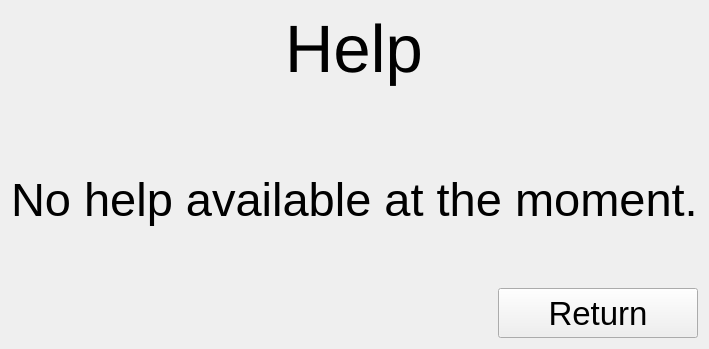
      <widget class="QWidget" name="help">
       <layout class="QVBoxLayout" name="verticalLayout_20">
        <item alignment="Qt::AlignHCenter|Qt::AlignVCenter">
         <widget class="QLabel" name="helpLabel">
          <property name="font">
           <font>
            <pointsize>50</pointsize>
            <weight>50</weight>
            <bold>false</bold>
           </font>
          </property>
          <property name="text">
           <string>Help</string>
          </property>
         </widget>
        </item>
        <item>
         <spacer name="verticalSpacer_3">
          <property name="orientation">
           <enum>Qt::Vertical</enum>
          </property>
          <property name="sizeType">
           <enum>QSizePolicy::Fixed</enum>
          </property>
          <property name="sizeHint" stdset="0">
           <size>
            <width>20</width>
            <height>80</height>
           </size>
          </property>
         </spacer>
        </item>
        <item alignment="Qt::AlignHCenter|Qt::AlignVCenter">
         <widget class="QLabel" name="helpTestLabel">
          <property name="font">
           <font>
            <pointsize>35</pointsize>
            <weight>50</weight>
            <bold>false</bold>
           </font>
          </property>
          <property name="text">
           <string>No help available at the moment.</string>
          </property>
         </widget>
        </item>
        <item>
         <layout class="QHBoxLayout" name="horizontalLayout_11">
          <item>
           <spacer name="horizontalSpacer_3">
            <property name="orientation">
             <enum>Qt::Horizontal</enum>
            </property>
            <property name="sizeType">
             <enum>QSizePolicy::Expanding</enum>
            </property>
            <property name="sizeHint" stdset="0">
             <size>
              <width>40</width>
              <height>20</height>
             </size>
            </property>
           </spacer>
          </item>
          <item>
           <widget class="QWidget" name="secretWidget" native="true">
            <property name="sizePolicy">
             <sizepolicy hsizetype="MinimumExpanding" vsizetype="MinimumExpanding">
              <horstretch>0</horstretch>
              <verstretch>0</verstretch>
             </sizepolicy>
            </property>
            <layout class="QHBoxLayout" name="horizontalLayout_6">
             <item>
              <widget class="QLabel" name="secretLabel">
               <property name="enabled">
                <bool>false</bool>
               </property>
               <property name="sizePolicy">
                <sizepolicy hsizetype="Expanding" vsizetype="Expanding">
                 <horstretch>0</horstretch>
                 <verstretch>0</verstretch>
                </sizepolicy>
               </property>
               <property name="text">
                <string/>
               </property>
               <property name="scaledContents">
                <bool>false</bool>
               </property>
               <property name="alignment">
                <set>Qt::AlignRight|Qt::AlignTrailing|Qt::AlignVCenter</set>
               </property>
              </widget>
             </item>
            </layout>
           </widget>
          </item>
          <item>
           <spacer name="horizontalSpacer_2">
            <property name="orientation">
             <enum>Qt::Horizontal</enum>
            </property>
            <property name="sizeType">
             <enum>QSizePolicy::Expanding</enum>
            </property>
            <property name="sizeHint" stdset="0">
             <size>
              <width>40</width>
              <height>20</height>
             </size>
            </property>
           </spacer>
          </item>
          <item>
           <widget class="QPushButton" name="secretPushButton">
            <property name="enabled">
             <bool>true</bool>
            </property>
            <property name="sizePolicy">
             <sizepolicy hsizetype="Fixed" vsizetype="Fixed">
              <horstretch>0</horstretch>
              <verstretch>0</verstretch>
             </sizepolicy>
            </property>
            <property name="minimumSize">
             <size>
              <width>225</width>
              <height>50</height>
             </size>
            </property>
            <property name="maximumSize">
             <size>
              <width>225</width>
              <height>50</height>
             </size>
            </property>
            <property name="font">
             <font>
              <pointsize>15</pointsize>
             </font>
            </property>
            <property name="text">
             <string/>
            </property>
            <property name="checkable">
             <bool>false</bool>
            </property>
            <property name="checked">
             <bool>false</bool>
            </property>
            <property name="flat">
             <bool>true</bool>
            </property>
           </widget>
          </item>
          <item>
           <spacer name="horizontalSpacer_4">
            <property name="orientation">
             <enum>Qt::Horizontal</enum>
            </property>
            <property name="sizeType">
             <enum>QSizePolicy::Expanding</enum>
            </property>
            <property name="sizeHint" stdset="0">
             <size>
              <width>40</width>
              <height>20</height>
             </size>
            </property>
           </spacer>
          </item>
         </layout>
        </item>
        <item alignment="Qt::AlignRight|Qt::AlignVCenter">
         <widget class="QPushButton" name="pushButtonReturn_6">
          <property name="sizePolicy">
           <sizepolicy hsizetype="Minimum" vsizetype="Minimum">
            <horstretch>0</horstretch>
            <verstretch>0</verstretch>
           </sizepolicy>
          </property>
          <property name="minimumSize">
           <size>
            <width>200</width>
            <height>50</height>
           </size>
          </property>
          <property name="font">
           <font>
            <pointsize>25</pointsize>
            <weight>50</weight>
            <bold>false</bold>
           </font>
          </property>
          <property name="toolTip">
           <string/>
          </property>
          <property name="text">
           <string>Return</string>
          </property>
          <property name="autoDefault">
           <bool>false</bool>
          </property>
          <property name="default">
           <bool>false</bool>
          </property>
          <property name="flat">
           <bool>false</bool>
          </property>
         </widget>
        </item>
       </layout>
      </widget>
